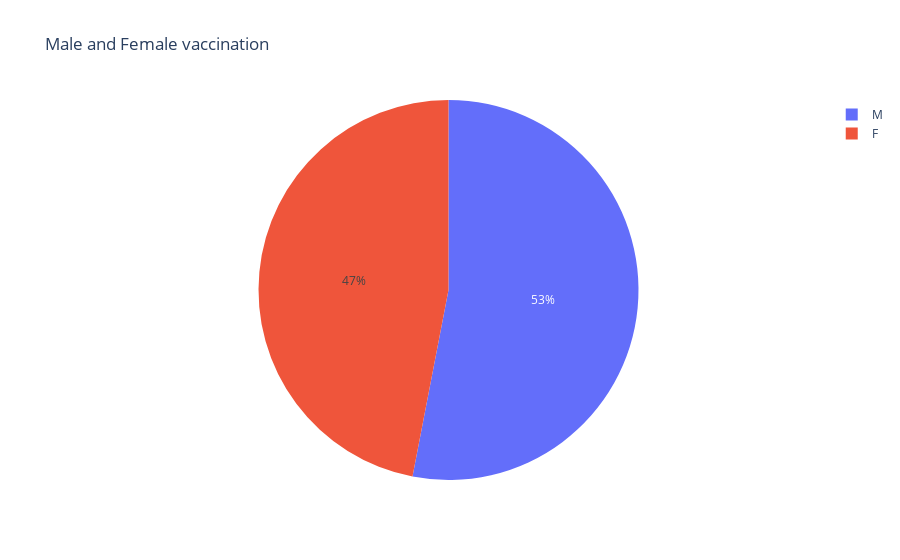

Here is the notebook cell this chart was saved with:
### Code cell
#Male vs Female vaccination

male=vaccination["Male(Individuals Vaccinated)"].sum()

female=vaccination["Female(Individuals Vaccinated)"].sum()

px.pie(names=["M","F"],values=[male,female],title ="Male and Female vaccination")
#plt.show()

### Figure 1 — Plotly figure (JSON) as saved in the notebook; plotly's stock layout.template omitted (floating-point values rounded to 4 significant figures)
{"data": [{"domain": {"x": [0, 1], "y": [0, 1]}, "hovertemplate": "label=%{label}<br>value=%{value}<extra></extra>", "labels": ["M", "F"], "legendgroup": "", "name": "", "showlegend": true, "type": "pie", "values": [7138698858, 6321628736]}], "layout": {"legend": {"tracegroupgap": 0}, "title": {"text": "Male and Female vaccination"}}}
